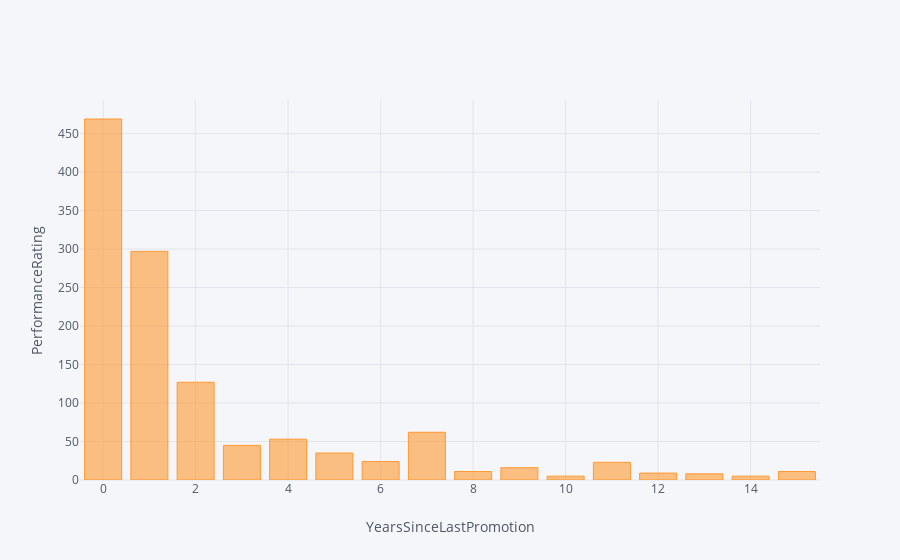
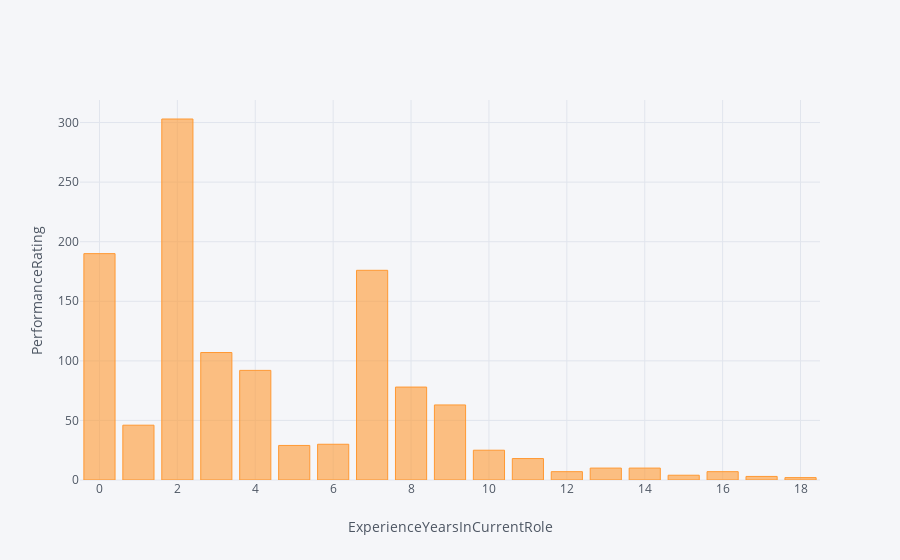
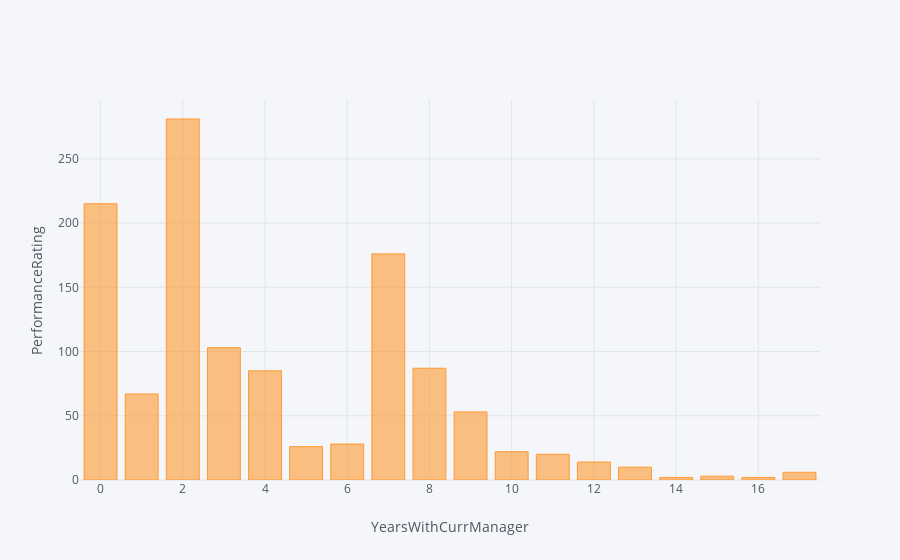

Here is the notebook cell these charts were saved with, in order:
### Markdown cell above
## Plotting Negatively correlated with PerformanceRating

### Code cell
d=1
plt.figure(figsize=(10,5))
for n in neg:
    abc['PerformanceRating'].groupby(abc[n]).count().iplot(kind='bar',xTitle=n,yTitle='PerformanceRating',)
    d+=1

### Figure 1 — Plotly figure (JSON) as saved in the notebook; plotly's stock layout.template omitted (floating-point values rounded to 4 significant figures)
{"data": [{"marker": {"color": "rgba(255, 153, 51, 0.6)", "line": {"color": "rgba(255, 153, 51, 1.0)", "width": 1}}, "name": "PerformanceRating", "orientation": "v", "text": "", "type": "bar", "uid": "a56ee2cf-044a-49e0-b465-e2977a0c9b26", "x": [0, 1, 2, 3, 4, 5, 6, 7, 8, 9, 10, 11, 12, 13, 14, 15], "y": [469, 297, 127, 45, 53, 35, 24, 62, 11, 16, 5, 23, 9, 8, 5, 11]}], "layout": {"legend": {"bgcolor": "#F5F6F9", "font": {"color": "#4D5663"}}, "paper_bgcolor": "#F5F6F9", "plot_bgcolor": "#F5F6F9", "title": {"font": {"color": "#4D5663"}}, "xaxis": {"gridcolor": "#E1E5ED", "showgrid": true, "tickfont": {"color": "#4D5663"}, "title": {"font": {"color": "#4D5663"}, "text": "YearsSinceLastPromotion"}, "zerolinecolor": "#E1E5ED"}, "yaxis": {"gridcolor": "#E1E5ED", "showgrid": true, "tickfont": {"color": "#4D5663"}, "title": {"font": {"color": "#4D5663"}, "text": "PerformanceRating"}, "zerolinecolor": "#E1E5ED"}}}

### Figure 2 — Plotly figure (JSON) as saved in the notebook; plotly's stock layout.template omitted (floating-point values rounded to 4 significant figures)
{"data": [{"marker": {"color": "rgba(255, 153, 51, 0.6)", "line": {"color": "rgba(255, 153, 51, 1.0)", "width": 1}}, "name": "PerformanceRating", "orientation": "v", "text": "", "type": "bar", "uid": "1cb0c560-f212-40a3-b57d-5250dfe2dd89", "x": [0, 1, 2, 3, 4, 5, 6, 7, 8, 9, 10, 11, 12, 13, 14, 15, 16, 17, 18], "y": [190, 46, 303, 107, 92, 29, 30, 176, 78, 63, 25, 18, 7, 10, 10, 4, 7, 3, 2]}], "layout": {"legend": {"bgcolor": "#F5F6F9", "font": {"color": "#4D5663"}}, "paper_bgcolor": "#F5F6F9", "plot_bgcolor": "#F5F6F9", "title": {"font": {"color": "#4D5663"}}, "xaxis": {"gridcolor": "#E1E5ED", "showgrid": true, "tickfont": {"color": "#4D5663"}, "title": {"font": {"color": "#4D5663"}, "text": "ExperienceYearsInCurrentRole"}, "zerolinecolor": "#E1E5ED"}, "yaxis": {"gridcolor": "#E1E5ED", "showgrid": true, "tickfont": {"color": "#4D5663"}, "title": {"font": {"color": "#4D5663"}, "text": "PerformanceRating"}, "zerolinecolor": "#E1E5ED"}}}

### Figure 3 — Plotly figure (JSON) as saved in the notebook; plotly's stock layout.template omitted (floating-point values rounded to 4 significant figures)
{"data": [{"marker": {"color": "rgba(255, 153, 51, 0.6)", "line": {"color": "rgba(255, 153, 51, 1.0)", "width": 1}}, "name": "PerformanceRating", "orientation": "v", "text": "", "type": "bar", "uid": "2561b74f-8428-4375-a1dc-3c91f899b289", "x": [0, 1, 2, 3, 4, 5, 6, 7, 8, 9, 10, 11, 12, 13, 14, 15, 16, 17], "y": [215, 67, 281, 103, 85, 26, 28, 176, 87, 53, 22, 20, 14, 10, 2, 3, 2, 6]}], "layout": {"legend": {"bgcolor": "#F5F6F9", "font": {"color": "#4D5663"}}, "paper_bgcolor": "#F5F6F9", "plot_bgcolor": "#F5F6F9", "title": {"font": {"color": "#4D5663"}}, "xaxis": {"gridcolor": "#E1E5ED", "showgrid": true, "tickfont": {"color": "#4D5663"}, "title": {"font": {"color": "#4D5663"}, "text": "YearsWithCurrManager"}, "zerolinecolor": "#E1E5ED"}, "yaxis": {"gridcolor": "#E1E5ED", "showgrid": true, "tickfont": {"color": "#4D5663"}, "title": {"font": {"color": "#4D5663"}, "text": "PerformanceRating"}, "zerolinecolor": "#E1E5ED"}}}
